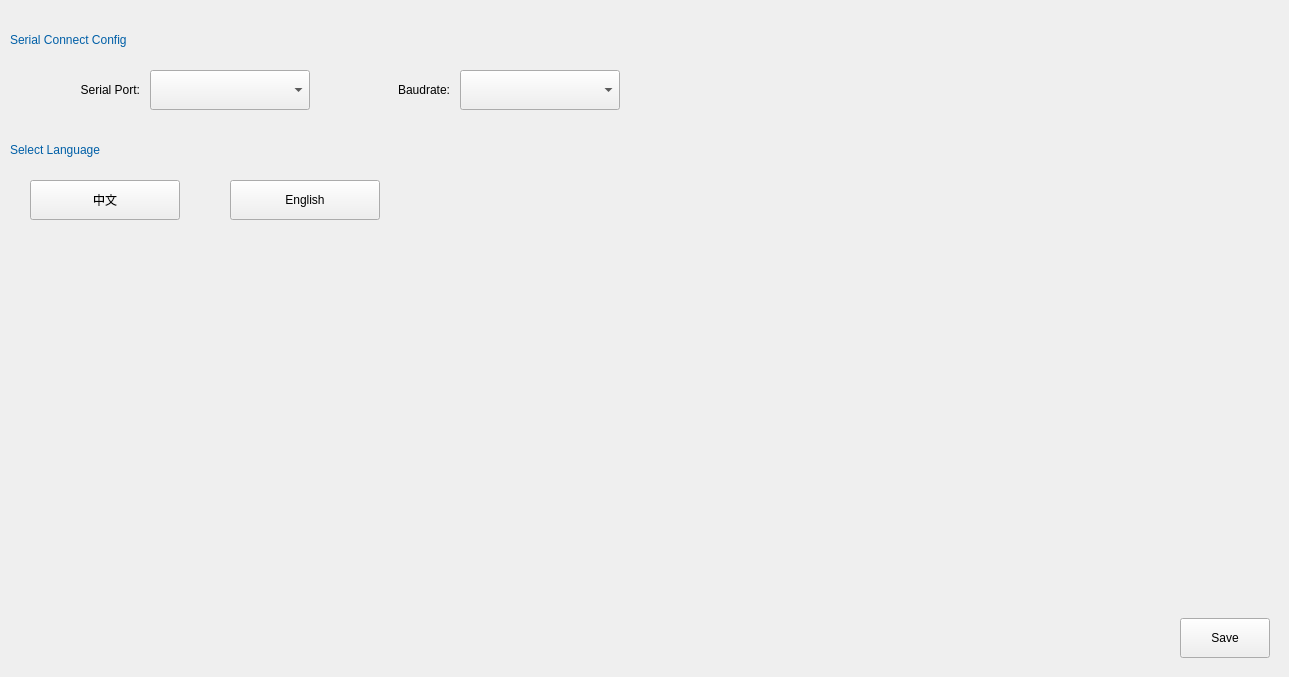
    <widget class="QWidget" name="page_advance">
     <widget class="QWidget" name="wnd_advance" native="true">
      <property name="geometry">
       <rect>
        <x>0</x>
        <y>0</y>
        <width>1280</width>
        <height>668</height>
       </rect>
      </property>
      <property name="styleSheet">
       <string notr="true">#lb_serial_info
,#lb_lang_info
{
	color: #005FA7;
	font: 20pt &quot;微软雅黑&quot;;
	background:transparent;
}

#wnd_advance
{
	background: transparent;
}

#wnd_serial_config
,#wnd_serial_config_container
{
	background: transparent;
}

#wnd_lang_select
,#wnd_select_lang_container
{
	background: transparent;
}

#wnd_advance_bottom_btn
{
	background: transparent;
}</string>
      </property>
      <layout class="QVBoxLayout" name="verticalLayout_3">
       <property name="spacing">
        <number>20</number>
       </property>
       <property name="leftMargin">
        <number>10</number>
       </property>
       <property name="topMargin">
        <number>20</number>
       </property>
       <property name="rightMargin">
        <number>10</number>
       </property>
       <property name="bottomMargin">
        <number>10</number>
       </property>
       <item>
        <widget class="QWidget" name="wnd_serial_config" native="true">
         <property name="maximumSize">
          <size>
           <width>16777215</width>
           <height>100</height>
          </size>
         </property>
         <layout class="QVBoxLayout" name="verticalLayout_26">
          <property name="spacing">
           <number>10</number>
          </property>
          <property name="leftMargin">
           <number>0</number>
          </property>
          <property name="topMargin">
           <number>0</number>
          </property>
          <property name="rightMargin">
           <number>0</number>
          </property>
          <property name="bottomMargin">
           <number>0</number>
          </property>
          <item>
           <widget class="QLabel" name="lb_serial_info">
            <property name="minimumSize">
             <size>
              <width>0</width>
              <height>40</height>
             </size>
            </property>
            <property name="maximumSize">
             <size>
              <width>16777215</width>
              <height>40</height>
             </size>
            </property>
            <property name="text">
             <string>Serial Connect Config</string>
            </property>
           </widget>
          </item>
          <item>
           <widget class="QWidget" name="wnd_serial_config_container" native="true">
            <layout class="QHBoxLayout" name="horizontalLayout_57">
             <property name="spacing">
              <number>10</number>
             </property>
             <property name="leftMargin">
              <number>0</number>
             </property>
             <property name="topMargin">
              <number>0</number>
             </property>
             <property name="rightMargin">
              <number>0</number>
             </property>
             <property name="bottomMargin">
              <number>0</number>
             </property>
             <item>
              <widget class="QLabel" name="lb_scaner_serialport">
               <property name="sizePolicy">
                <sizepolicy hsizetype="Fixed" vsizetype="Preferred">
                 <horstretch>0</horstretch>
                 <verstretch>0</verstretch>
                </sizepolicy>
               </property>
               <property name="minimumSize">
                <size>
                 <width>130</width>
                 <height>40</height>
                </size>
               </property>
               <property name="maximumSize">
                <size>
                 <width>130</width>
                 <height>40</height>
                </size>
               </property>
               <property name="text">
                <string>Serial Port:</string>
               </property>
               <property name="alignment">
                <set>Qt::AlignRight|Qt::AlignTrailing|Qt::AlignVCenter</set>
               </property>
              </widget>
             </item>
             <item>
              <widget class="QComboBox" name="cb_serialport">
               <property name="minimumSize">
                <size>
                 <width>160</width>
                 <height>40</height>
                </size>
               </property>
               <property name="maximumSize">
                <size>
                 <width>160</width>
                 <height>40</height>
                </size>
               </property>
              </widget>
             </item>
             <item>
              <widget class="QLabel" name="lb_scaner_baudrate">
               <property name="sizePolicy">
                <sizepolicy hsizetype="Fixed" vsizetype="Preferred">
                 <horstretch>0</horstretch>
                 <verstretch>0</verstretch>
                </sizepolicy>
               </property>
               <property name="minimumSize">
                <size>
                 <width>130</width>
                 <height>40</height>
                </size>
               </property>
               <property name="maximumSize">
                <size>
                 <width>130</width>
                 <height>40</height>
                </size>
               </property>
               <property name="text">
                <string>Baudrate:</string>
               </property>
               <property name="alignment">
                <set>Qt::AlignRight|Qt::AlignTrailing|Qt::AlignVCenter</set>
               </property>
              </widget>
             </item>
             <item>
              <widget class="QComboBox" name="cb_baudrate">
               <property name="minimumSize">
                <size>
                 <width>160</width>
                 <height>40</height>
                </size>
               </property>
               <property name="maximumSize">
                <size>
                 <width>160</width>
                 <height>40</height>
                </size>
               </property>
              </widget>
             </item>
             <item>
              <spacer name="horizontalSpacer_35">
               <property name="orientation">
                <enum>Qt::Horizontal</enum>
               </property>
               <property name="sizeHint" stdset="0">
                <size>
                 <width>40</width>
                 <height>20</height>
                </size>
               </property>
              </spacer>
             </item>
            </layout>
           </widget>
          </item>
         </layout>
        </widget>
       </item>
       <item>
        <widget class="QWidget" name="wnd_lang_select" native="true">
         <property name="maximumSize">
          <size>
           <width>16777215</width>
           <height>100</height>
          </size>
         </property>
         <layout class="QVBoxLayout" name="verticalLayout_27">
          <property name="spacing">
           <number>10</number>
          </property>
          <property name="leftMargin">
           <number>0</number>
          </property>
          <property name="topMargin">
           <number>0</number>
          </property>
          <property name="rightMargin">
           <number>0</number>
          </property>
          <property name="bottomMargin">
           <number>0</number>
          </property>
          <item>
           <widget class="QLabel" name="lb_lang_info">
            <property name="minimumSize">
             <size>
              <width>0</width>
              <height>40</height>
             </size>
            </property>
            <property name="maximumSize">
             <size>
              <width>16777215</width>
              <height>40</height>
             </size>
            </property>
            <property name="text">
             <string>Select Language</string>
            </property>
           </widget>
          </item>
          <item>
           <widget class="QWidget" name="wnd_select_lang_container" native="true">
            <layout class="QHBoxLayout" name="horizontalLayout_58">
             <property name="spacing">
              <number>50</number>
             </property>
             <property name="leftMargin">
              <number>20</number>
             </property>
             <property name="topMargin">
              <number>0</number>
             </property>
             <property name="rightMargin">
              <number>0</number>
             </property>
             <property name="bottomMargin">
              <number>0</number>
             </property>
             <item>
              <widget class="QPushButton" name="btn_lang_cn">
               <property name="minimumSize">
                <size>
                 <width>150</width>
                 <height>40</height>
                </size>
               </property>
               <property name="maximumSize">
                <size>
                 <width>150</width>
                 <height>40</height>
                </size>
               </property>
               <property name="text">
                <string>中文</string>
               </property>
              </widget>
             </item>
             <item>
              <widget class="QPushButton" name="btn_lang_en">
               <property name="minimumSize">
                <size>
                 <width>150</width>
                 <height>40</height>
                </size>
               </property>
               <property name="maximumSize">
                <size>
                 <width>150</width>
                 <height>40</height>
                </size>
               </property>
               <property name="text">
                <string>English</string>
               </property>
              </widget>
             </item>
             <item>
              <spacer name="horizontalSpacer_36">
               <property name="orientation">
                <enum>Qt::Horizontal</enum>
               </property>
               <property name="sizeHint" stdset="0">
                <size>
                 <width>40</width>
                 <height>20</height>
                </size>
               </property>
              </spacer>
             </item>
            </layout>
           </widget>
          </item>
         </layout>
        </widget>
       </item>
       <item>
        <spacer name="verticalSpacer_4">
         <property name="orientation">
          <enum>Qt::Vertical</enum>
         </property>
         <property name="sizeHint" stdset="0">
          <size>
           <width>0</width>
           <height>325</height>
          </size>
         </property>
        </spacer>
       </item>
       <item>
        <widget class="QWidget" name="wnd_advance_bottom_btn" native="true">
         <layout class="QHBoxLayout" name="horizontalLayout_30">
          <property name="leftMargin">
           <number>0</number>
          </property>
          <property name="topMargin">
           <number>0</number>
          </property>
          <property name="rightMargin">
           <number>0</number>
          </property>
          <property name="bottomMargin">
           <number>0</number>
          </property>
          <item>
           <spacer name="horizontalSpacer_27">
            <property name="orientation">
             <enum>Qt::Horizontal</enum>
            </property>
            <property name="sizeHint" stdset="0">
             <size>
              <width>863</width>
              <height>20</height>
             </size>
            </property>
           </spacer>
          </item>
          <item>
           <widget class="QPushButton" name="btn_save_advance">
            <property name="minimumSize">
             <size>
              <width>90</width>
              <height>40</height>
             </size>
            </property>
            <property name="maximumSize">
             <size>
              <width>90</width>
              <height>40</height>
             </size>
            </property>
            <property name="text">
             <string>Save</string>
            </property>
           </widget>
          </item>
         </layout>
        </widget>
       </item>
      </layout>
     </widget>
    </widget>
